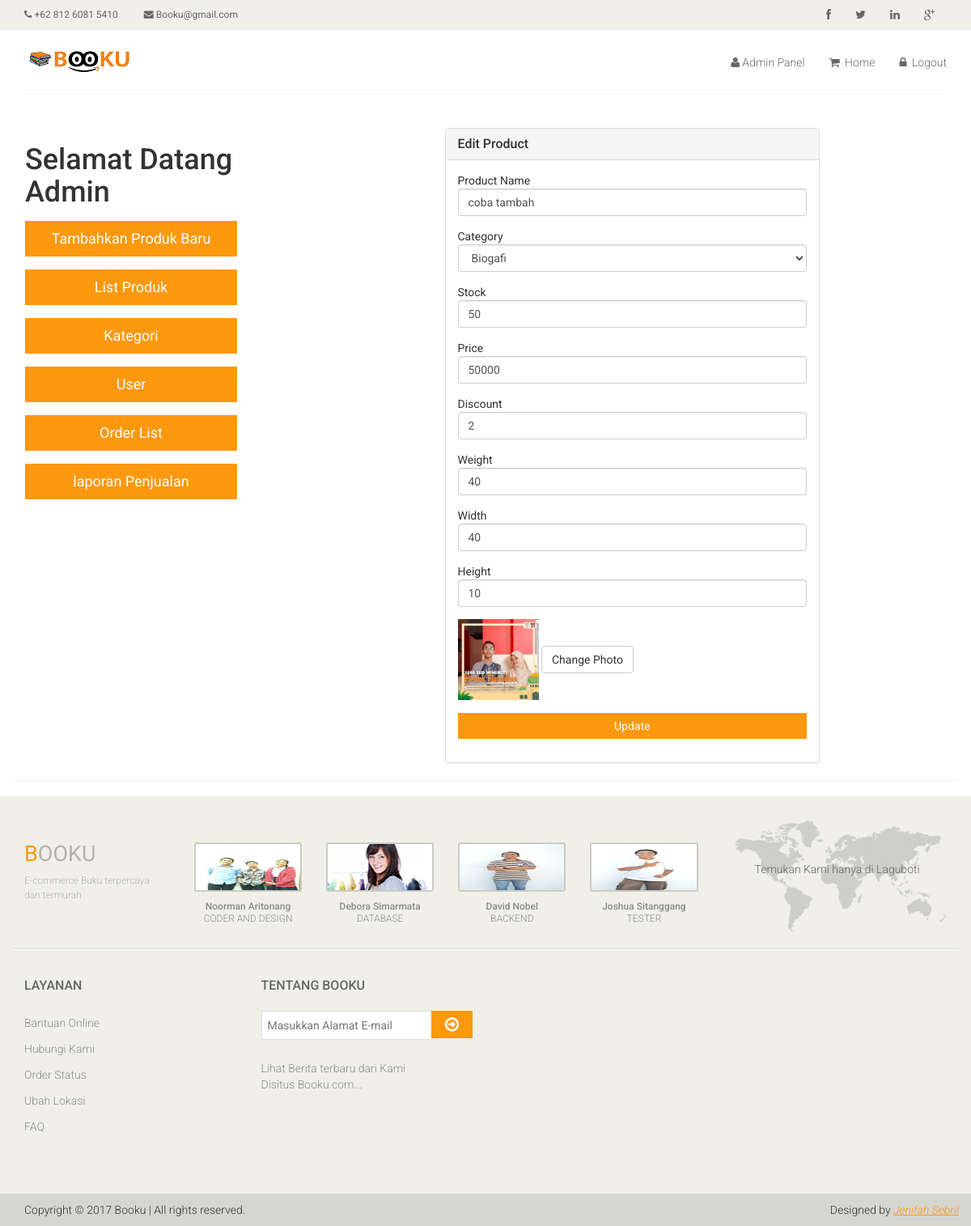
Page /editProduct.php (signed in) on the committed database.
### tables this page shows
CREATE TABLE `products` (
  `P_Id` int(10) NOT NULL,
  `Model` varchar(50) NOT NULL,
  `P_Name` varchar(50) NOT NULL,
  `Category` varchar(50) NOT NULL,
  `Stock` int(10) NOT NULL,
  `Price` int(10) NOT NULL,
  `Image` varchar(100) NOT NULL,
  `Width` int(10) NOT NULL,
  `Weight` int(10) NOT NULL,
  `Height` int(10) NOT NULL,
  `Deskripsi` varchar(500) NOT NULL,
  `Pengarang` varchar(100) NOT NULL,
  `BestSeller` varchar(100) NOT NULL,
  `discount` double DEFAULT 0,
  `hargapesan` int(200) NOT NULL,
  `promodiskon` varchar(100) NOT NULL
);

### editProduct.php (the view, shortened to what this page needs)
<?php
require_once "config.php";
$id = $_GET['id'];
if (isset($_POST['update'])) {
	$productName = $_POST["productName"];
	$category = $_POST["category"];
	$stock = $_POST["stock"];
	$price = $_POST["price"];
	$discount = $_POST["discount"];
	$width = $_POST["width"];
	$weight = $_POST["weight"];
	$height = $_POST["height"];
	$temp = explode(".", $_FILES["image"]["name"]);
	$extension = end($temp);
	$filename = basename($_FILES["image"]["name"]);
	$filename2 = date("d_m_y_h_i_s") . "_" . $filename;
	$target_dir = "images/home/";
	$target_file = $target_dir . $filename2;
	$tempName = $_FILES["image"]["tmp_name"];
	if ($filename == null) {
		$result = "SELECT * FROM products WHERE P_Id='$id'";
		$query = mysqli_query($dbhandle, $result);
		$row = mysqli_fetch_array($query);
		if (file_exists($row["Image"])) {
			unlink($row["Image"]);
		}
		$result = "UPDATE products SET P_Name='$productName', Category='$category', Stock='$stock', Price='$price', Discount='$discount', Width='$width', Weight='$weight', Height='$height' WHERE P_Id='$id'";
		$sql = mysqli_query($dbhandle, $result);
	} else {
		$result = "SELECT * FROM products WHERE P_Id='$id'";
		$query = mysqli_query($dbhandle, $result);
		$row = mysqli_fetch_array($query);
		unlink($row["Image"]);
		move_uploaded_file($tempName, $target_file);
		$result = "UPDATE products SET P_Name='$productName', Category='$category', Stock='$stock', Price='$price', Discount='$discount', Width='$width', Weight='$weight', Height='$height', Image='$target_file' WHERE P_Id='$id'";
		$sql = mysqli_query($dbhandle, $result);
	}
	header('Location: productList.php');
	exit;
} else {
	$result = "SELECT * FROM products WHERE P_Id='$id'";
	$query = mysqli_query($dbhandle, $result);
	$row = mysqli_fetch_array($query);
}
?>
<html>
<head>
	<link href="css/bootstrap.min.css" rel="stylesheet">
	<link href="css/font-awesome.min.css" rel="stylesheet">
	<link href="css/prettyPhoto.css" rel="stylesheet">
	<link href="css/price-range.css" rel="stylesheet">
	<link href="css/animate.css" rel="stylesheet">
	<link href="css/main.css" rel="stylesheet">
	<link href="css/responsive.css" rel="stylesheet">
</head>
<body>
	<?php include('header.php'); ?>
	<div class="container body-content">
		<div class="row panel">
			<div class="col-lg-3 ">
				<?php include('adminMenu.php'); ?>
			</div>
			<div class="col-lg-9 ">
				<div class="col-md-7 col-md-offset-3">
					<div class="login-panel panel panel-default">
						<div class="panel-heading">
							<h3 class="panel-title">Edit Product</h3>
						</div>
						<div class="panel-body">
							<form enctype="multipart/form-data" role="form" method="POST" action="#">
								<fieldset>
									<div class="form-group">
										Product Name
										<input class="form-control" name="productName" type="text"
											value="<?php echo $row["P_Name"]; ?>" required />
									</div>
									<div class="form-group">
										Category
										<select name="category" class="form-control" required />
										<?php
										$sql12 = mysqli_query($dbhandle, "SELECT Name FROM categories ORDER BY Name");
										while ($row12 = mysqli_fetch_array($sql12)) {
											echo '<option value="' . $row12['Name'] . '">' . $row12['Name'] . '</option>';
										}
										?>
									</div>
									<div class="form-group">
										Stock
										<input class="form-control" name="stock" type="number"
											value="<?php echo $row["Stock"]; ?>">
									</div>
									<div class="form-group">
										Price
										<input class="form-control" name="price" type="number"
											value="<?php echo $row["Price"]; ?>" required />
									</div>
									<div class="form-group">
										Discount
										<input class="form-control" name="discount" type="number"
											value="<?php echo $row["discount"]; ?>" required />
									</div>
									<div class="form-group">
										Weight
										<input class="form-control" name="weight" type="number"
											value="<?php echo $row["Weight"]; ?>">
									</div>
									<div class="form-group">
										Width
										<input class="form-control" name="width" type="number"
											value="<?php echo $row["Width"]; ?>">
									</div>
									<div class="form-group">
										Height
										<input class="form-control" name="height" type="number"
											value="<?php echo $row["Height"]; ?>">
									</div>
									<img src="<?php echo $row["Image"]; ?>" width="100" height="100"
										alt="image not found">
									<label class="btn btn-default" for="my-file-selector">
										Change Photo
									</label>
									<input type="submit" class="btn btn-primary btn-block" value="Update"
										name="update" />
								</fieldset>
							</form>
						</div>
					</div>
				</div>
			</div>
		</div>
	</div>
	<?php include('footer.php'); ?>
</body>
</html>

### css/main.css (style rules this page uses)
body { font-family: 'Roboto', sans-serif; background:; position: relative; font-weight:400px; }
h1, h2, h3, h4, h5, h6 { font-family: 'Roboto', sans-serif; }
.user_info input, select, textarea { background: #F0F0E9; border:0; color: #696763; padding: 5px; width: 100%; border-radius: 0; resize: none }
.btn.btn-primary { background:#FE980F; border: 0 none; border-radius: 0; margin-top: 16px; }

### rows in the picture
products: productName "coba tambah", stock "50", price "50000", discount "2", weight "40", width "40", height "10", Image (picture)

### other values in the picture
form field category "Biogafi"
